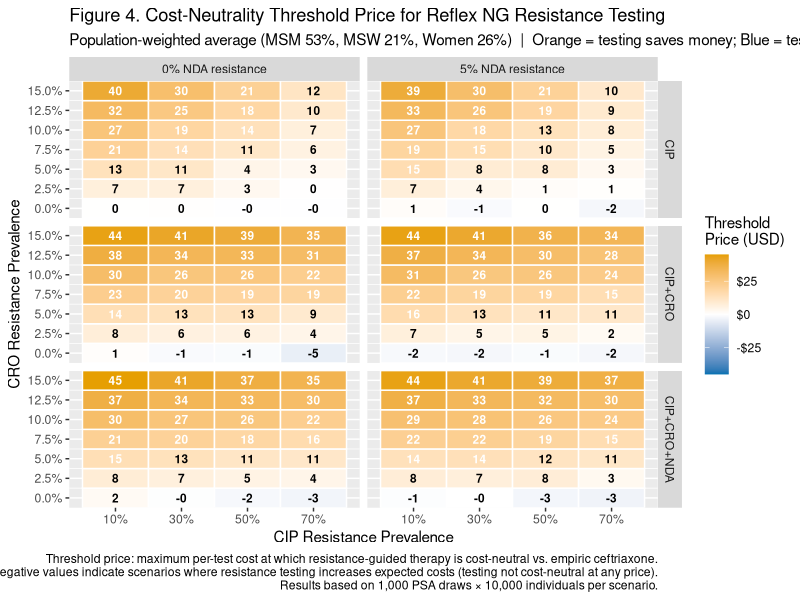

Write the R code that produced this figure.
# ============================================================
# Figure 4: Weighted-average cost-neutrality threshold prices
# Weights: MSM=0.53, MSW=0.21, Women=0.26
# Layout: Strategy (rows) × NDA scenario (columns)
# Color: diverging blue=negative / white=0 / red=positive
# Data source: Figure_4.xlsx (Col E = 0% NDA, Col F = 5% NDA)
# ============================================================

suppressPackageStartupMessages({
  library(tidyverse)
  library(scales)
})

# ---- Hardcoded weighted-average data ----
# All values are population-weighted (MSM=0.53, MSW=0.21, Women=0.26)

df <- tribble(
  ~strategy,       ~nda_label,          ~cip_res, ~cro_res, ~threshold_price,
  
  # ── CIP, 0% NDA ──────────────────────────────────────────
  "CIP","0% NDA resistance", 0.1, 0.000,  0.117,
  "CIP","0% NDA resistance", 0.1, 0.025,  6.924,
  "CIP","0% NDA resistance", 0.1, 0.050, 13.307,
  "CIP","0% NDA resistance", 0.1, 0.075, 20.819,
  "CIP","0% NDA resistance", 0.1, 0.100, 26.700,
  "CIP","0% NDA resistance", 0.1, 0.125, 31.711,
  "CIP","0% NDA resistance", 0.1, 0.150, 39.747,
  "CIP","0% NDA resistance", 0.3, 0.000,  0.403,
  "CIP","0% NDA resistance", 0.3, 0.025,  6.788,
  "CIP","0% NDA resistance", 0.3, 0.050, 11.008,
  "CIP","0% NDA resistance", 0.3, 0.075, 14.242,
  "CIP","0% NDA resistance", 0.3, 0.100, 18.832,
  "CIP","0% NDA resistance", 0.3, 0.125, 25.021,
  "CIP","0% NDA resistance", 0.3, 0.150, 29.504,
  "CIP","0% NDA resistance", 0.5, 0.000, -0.158,
  "CIP","0% NDA resistance", 0.5, 0.025,  2.940,
  "CIP","0% NDA resistance", 0.5, 0.050,  4.347,
  "CIP","0% NDA resistance", 0.5, 0.075, 10.969,
  "CIP","0% NDA resistance", 0.5, 0.100, 13.635,
  "CIP","0% NDA resistance", 0.5, 0.125, 18.114,
  "CIP","0% NDA resistance", 0.5, 0.150, 21.128,
  "CIP","0% NDA resistance", 0.7, 0.000, -0.199,
  "CIP","0% NDA resistance", 0.7, 0.025,  0.239,
  "CIP","0% NDA resistance", 0.7, 0.050,  2.997,
  "CIP","0% NDA resistance", 0.7, 0.075,  5.814,
  "CIP","0% NDA resistance", 0.7, 0.100,  6.841,
  "CIP","0% NDA resistance", 0.7, 0.125,  9.929,
  "CIP","0% NDA resistance", 0.7, 0.150, 11.704,
  
  # ── CIP, 5% NDA ──────────────────────────────────────────
  "CIP","5% NDA resistance", 0.1, 0.000,  1.210,
  "CIP","5% NDA resistance", 0.1, 0.025,  7.292,
  "CIP","5% NDA resistance", 0.1, 0.050, 15.415,
  "CIP","5% NDA resistance", 0.1, 0.075, 19.241,
  "CIP","5% NDA resistance", 0.1, 0.100, 26.560,
  "CIP","5% NDA resistance", 0.1, 0.125, 32.512,
  "CIP","5% NDA resistance", 0.1, 0.150, 38.832,
  "CIP","5% NDA resistance", 0.3, 0.000, -1.339,
  "CIP","5% NDA resistance", 0.3, 0.025,  3.687,
  "CIP","5% NDA resistance", 0.3, 0.050,  8.437,
  "CIP","5% NDA resistance", 0.3, 0.075, 15.110,
  "CIP","5% NDA resistance", 0.3, 0.100, 17.725,
  "CIP","5% NDA resistance", 0.3, 0.125, 26.452,
  "CIP","5% NDA resistance", 0.3, 0.150, 29.973,
  "CIP","5% NDA resistance", 0.5, 0.000,  0.139,
  "CIP","5% NDA resistance", 0.5, 0.025,  1.266,
  "CIP","5% NDA resistance", 0.5, 0.050,  8.487,
  "CIP","5% NDA resistance", 0.5, 0.075, 10.366,
  "CIP","5% NDA resistance", 0.5, 0.100, 13.306,
  "CIP","5% NDA resistance", 0.5, 0.125, 18.863,
  "CIP","5% NDA resistance", 0.5, 0.150, 20.557,
  "CIP","5% NDA resistance", 0.7, 0.000, -2.359,
  "CIP","5% NDA resistance", 0.7, 0.025,  0.521,
  "CIP","5% NDA resistance", 0.7, 0.050,  2.921,
  "CIP","5% NDA resistance", 0.7, 0.075,  5.468,
  "CIP","5% NDA resistance", 0.7, 0.100,  8.158,
  "CIP","5% NDA resistance", 0.7, 0.125,  9.493,
  "CIP","5% NDA resistance", 0.7, 0.150, 10.167,
  
  # ── CIP+CRO, 0% NDA ──────────────────────────────────────
  "CIP+CRO","0% NDA resistance", 0.1, 0.000,  0.877,
  "CIP+CRO","0% NDA resistance", 0.1, 0.025,  7.612,
  "CIP+CRO","0% NDA resistance", 0.1, 0.050, 14.494,
  "CIP+CRO","0% NDA resistance", 0.1, 0.075, 22.697,
  "CIP+CRO","0% NDA resistance", 0.1, 0.100, 30.313,
  "CIP+CRO","0% NDA resistance", 0.1, 0.125, 37.664,
  "CIP+CRO","0% NDA resistance", 0.1, 0.150, 43.754,
  "CIP+CRO","0% NDA resistance", 0.3, 0.000, -1.407,
  "CIP+CRO","0% NDA resistance", 0.3, 0.025,  6.207,
  "CIP+CRO","0% NDA resistance", 0.3, 0.050, 13.297,
  "CIP+CRO","0% NDA resistance", 0.3, 0.075, 20.424,
  "CIP+CRO","0% NDA resistance", 0.3, 0.100, 26.239,
  "CIP+CRO","0% NDA resistance", 0.3, 0.125, 33.691,
  "CIP+CRO","0% NDA resistance", 0.3, 0.150, 41.499,
  "CIP+CRO","0% NDA resistance", 0.5, 0.000, -1.245,
  "CIP+CRO","0% NDA resistance", 0.5, 0.025,  5.790,
  "CIP+CRO","0% NDA resistance", 0.5, 0.050, 12.780,
  "CIP+CRO","0% NDA resistance", 0.5, 0.075, 18.929,
  "CIP+CRO","0% NDA resistance", 0.5, 0.100, 25.618,
  "CIP+CRO","0% NDA resistance", 0.5, 0.125, 33.338,
  "CIP+CRO","0% NDA resistance", 0.5, 0.150, 38.903,
  "CIP+CRO","0% NDA resistance", 0.7, 0.000, -4.901,
  "CIP+CRO","0% NDA resistance", 0.7, 0.025,  4.423,
  "CIP+CRO","0% NDA resistance", 0.7, 0.050,  9.434,
  "CIP+CRO","0% NDA resistance", 0.7, 0.075, 19.146,
  "CIP+CRO","0% NDA resistance", 0.7, 0.100, 22.466,
  "CIP+CRO","0% NDA resistance", 0.7, 0.125, 30.931,
  "CIP+CRO","0% NDA resistance", 0.7, 0.150, 34.573,
  
  # ── CIP+CRO, 5% NDA ──────────────────────────────────────
  "CIP+CRO","5% NDA resistance", 0.1, 0.000, -1.712,
  "CIP+CRO","5% NDA resistance", 0.1, 0.025,  6.914,
  "CIP+CRO","5% NDA resistance", 0.1, 0.050, 15.991,
  "CIP+CRO","5% NDA resistance", 0.1, 0.075, 21.999,
  "CIP+CRO","5% NDA resistance", 0.1, 0.100, 31.240,
  "CIP+CRO","5% NDA resistance", 0.1, 0.125, 36.985,
  "CIP+CRO","5% NDA resistance", 0.1, 0.150, 43.755,
  "CIP+CRO","5% NDA resistance", 0.3, 0.000, -2.331,
  "CIP+CRO","5% NDA resistance", 0.3, 0.025,  4.543,
  "CIP+CRO","5% NDA resistance", 0.3, 0.050, 13.062,
  "CIP+CRO","5% NDA resistance", 0.3, 0.075, 19.326,
  "CIP+CRO","5% NDA resistance", 0.3, 0.100, 25.830,
  "CIP+CRO","5% NDA resistance", 0.3, 0.125, 33.581,
  "CIP+CRO","5% NDA resistance", 0.3, 0.150, 40.509,
  "CIP+CRO","5% NDA resistance", 0.5, 0.000, -1.305,
  "CIP+CRO","5% NDA resistance", 0.5, 0.025,  5.082,
  "CIP+CRO","5% NDA resistance", 0.5, 0.050, 11.006,
  "CIP+CRO","5% NDA resistance", 0.5, 0.075, 18.720,
  "CIP+CRO","5% NDA resistance", 0.5, 0.100, 26.081,
  "CIP+CRO","5% NDA resistance", 0.5, 0.125, 30.304,
  "CIP+CRO","5% NDA resistance", 0.5, 0.150, 35.735,
  "CIP+CRO","5% NDA resistance", 0.7, 0.000, -2.345,
  "CIP+CRO","5% NDA resistance", 0.7, 0.025,  2.315,
  "CIP+CRO","5% NDA resistance", 0.7, 0.050, 10.771,
  "CIP+CRO","5% NDA resistance", 0.7, 0.075, 14.910,
  "CIP+CRO","5% NDA resistance", 0.7, 0.100, 23.588,
  "CIP+CRO","5% NDA resistance", 0.7, 0.125, 27.738,
  "CIP+CRO","5% NDA resistance", 0.7, 0.150, 33.561,
  
  # ── CIP+CRO+NDA, 0% NDA ──────────────────────────────────
  "CIP+CRO+NDA","0% NDA resistance", 0.1, 0.000,  2.264,
  "CIP+CRO+NDA","0% NDA resistance", 0.1, 0.025,  8.143,
  "CIP+CRO+NDA","0% NDA resistance", 0.1, 0.050, 14.593,
  "CIP+CRO+NDA","0% NDA resistance", 0.1, 0.075, 21.381,
  "CIP+CRO+NDA","0% NDA resistance", 0.1, 0.100, 30.048,
  "CIP+CRO+NDA","0% NDA resistance", 0.1, 0.125, 36.967,
  "CIP+CRO+NDA","0% NDA resistance", 0.1, 0.150, 44.895,
  "CIP+CRO+NDA","0% NDA resistance", 0.3, 0.000, -0.402,
  "CIP+CRO+NDA","0% NDA resistance", 0.3, 0.025,  6.791,
  "CIP+CRO+NDA","0% NDA resistance", 0.3, 0.050, 13.267,
  "CIP+CRO+NDA","0% NDA resistance", 0.3, 0.075, 20.459,
  "CIP+CRO+NDA","0% NDA resistance", 0.3, 0.100, 26.766,
  "CIP+CRO+NDA","0% NDA resistance", 0.3, 0.125, 33.701,
  "CIP+CRO+NDA","0% NDA resistance", 0.3, 0.150, 41.396,
  "CIP+CRO+NDA","0% NDA resistance", 0.5, 0.000, -2.039,
  "CIP+CRO+NDA","0% NDA resistance", 0.5, 0.025,  5.425,
  "CIP+CRO+NDA","0% NDA resistance", 0.5, 0.050, 11.325,
  "CIP+CRO+NDA","0% NDA resistance", 0.5, 0.075, 18.168,
  "CIP+CRO+NDA","0% NDA resistance", 0.5, 0.100, 25.865,
  "CIP+CRO+NDA","0% NDA resistance", 0.5, 0.125, 32.558,
  "CIP+CRO+NDA","0% NDA resistance", 0.5, 0.150, 37.485,
  "CIP+CRO+NDA","0% NDA resistance", 0.7, 0.000, -2.987,
  "CIP+CRO+NDA","0% NDA resistance", 0.7, 0.025,  4.368,
  "CIP+CRO+NDA","0% NDA resistance", 0.7, 0.050, 10.688,
  "CIP+CRO+NDA","0% NDA resistance", 0.7, 0.075, 15.881,
  "CIP+CRO+NDA","0% NDA resistance", 0.7, 0.100, 22.174,
  "CIP+CRO+NDA","0% NDA resistance", 0.7, 0.125, 30.337,
  "CIP+CRO+NDA","0% NDA resistance", 0.7, 0.150, 34.742,
  
  # ── CIP+CRO+NDA, 5% NDA ──────────────────────────────────
  "CIP+CRO+NDA","5% NDA resistance", 0.1, 0.000, -0.720,
  "CIP+CRO+NDA","5% NDA resistance", 0.1, 0.025,  7.902,
  "CIP+CRO+NDA","5% NDA resistance", 0.1, 0.050, 13.641,
  "CIP+CRO+NDA","5% NDA resistance", 0.1, 0.075, 21.724,
  "CIP+CRO+NDA","5% NDA resistance", 0.1, 0.100, 28.774,
  "CIP+CRO+NDA","5% NDA resistance", 0.1, 0.125, 36.724,
  "CIP+CRO+NDA","5% NDA resistance", 0.1, 0.150, 43.650,
  "CIP+CRO+NDA","5% NDA resistance", 0.3, 0.000, -0.100,
  "CIP+CRO+NDA","5% NDA resistance", 0.3, 0.025,  7.204,
  "CIP+CRO+NDA","5% NDA resistance", 0.3, 0.050, 13.959,
  "CIP+CRO+NDA","5% NDA resistance", 0.3, 0.075, 22.035,
  "CIP+CRO+NDA","5% NDA resistance", 0.3, 0.100, 27.667,
  "CIP+CRO+NDA","5% NDA resistance", 0.3, 0.125, 33.233,
  "CIP+CRO+NDA","5% NDA resistance", 0.3, 0.150, 40.763,
  "CIP+CRO+NDA","5% NDA resistance", 0.5, 0.000, -2.589,
  "CIP+CRO+NDA","5% NDA resistance", 0.5, 0.025,  8.019,
  "CIP+CRO+NDA","5% NDA resistance", 0.5, 0.050, 12.207,
  "CIP+CRO+NDA","5% NDA resistance", 0.5, 0.075, 19.244,
  "CIP+CRO+NDA","5% NDA resistance", 0.5, 0.100, 25.589,
  "CIP+CRO+NDA","5% NDA resistance", 0.5, 0.125, 31.903,
  "CIP+CRO+NDA","5% NDA resistance", 0.5, 0.150, 38.773,
  "CIP+CRO+NDA","5% NDA resistance", 0.7, 0.000, -3.431,
  "CIP+CRO+NDA","5% NDA resistance", 0.7, 0.025,  2.897,
  "CIP+CRO+NDA","5% NDA resistance", 0.7, 0.050, 10.869,
  "CIP+CRO+NDA","5% NDA resistance", 0.7, 0.075, 15.270,
  "CIP+CRO+NDA","5% NDA resistance", 0.7, 0.100, 24.004,
  "CIP+CRO+NDA","5% NDA resistance", 0.7, 0.125, 29.951,
  "CIP+CRO+NDA","5% NDA resistance", 0.7, 0.150, 36.686
) %>%
  mutate(
    Strategy  = factor(strategy,  levels = c("CIP", "CIP+CRO", "CIP+CRO+NDA")),
    NDA_label = factor(nda_label, levels = c("0% NDA resistance", "5% NDA resistance")),
    label     = sprintf("%.0f", threshold_price)
  )

# ---- Axis breaks ----
x_breaks <- c(0.1, 0.3, 0.5, 0.7)
y_breaks <- c(0, 0.025, 0.05, 0.075, 0.10, 0.125, 0.15)

# ---- Shared diverging color scale ----
# Fixed to match original figure (lim_abs = 45)
lim_abs <- 45

# ---- Plot ----
p <- ggplot(df, aes(x = cip_res, y = cro_res, fill = threshold_price)) +
  geom_tile(color = "white", linewidth = 0.5) +
  geom_text(
    aes(label = label,
        color  = abs(threshold_price) < lim_abs * 0.3),
    size = 3, fontface = "bold"
  ) +
  scale_color_manual(values = c("TRUE" = "black", "FALSE" = "white"), guide = "none") +
  scale_fill_gradient2(
    low      = "#0072B2",   # Okabe-Ito blue  (negative = testing adds cost)
    mid      = "white",
    high     = "#E69F00",   # Okabe-Ito orange (positive = testing saves money)
    midpoint = 0,
    limits   = c(-lim_abs, lim_abs),
    oob      = scales::squish,
    name     = "Threshold\nPrice (USD)",
    labels   = scales::dollar_format(accuracy = 1)
  ) +
  scale_x_continuous(
    "CIP Resistance Prevalence",
    breaks = x_breaks, labels = scales::percent_format(accuracy = 1)
  ) +
  scale_y_continuous(
    "CRO Resistance Prevalence",
    breaks = y_breaks, labels = scales::percent_format(accuracy = 0.1),
    expand = c(0, 0)
  ) +
  facet_grid(Strategy ~ NDA_label) +
  labs(
    title    = "Figure 4. Cost-Neutrality Threshold Price for Reflex NG Resistance Testing",
    subtitle = "Population-weighted average (MSM 53%, MSW 21%, Women 26%)  |  Orange = testing saves money; Blue = testing adds cost",
    caption  = paste0(
      "Threshold price: maximum per-test cost at which resistance-guided therapy is cost-neutral vs. empiric ceftriaxone.\n",
      "Negative values indicate scenarios where resistance testing increases expected costs (testing not cost-neutral at any price).\n",
      "Results based on 1,000 PSA draws \u00d7 10,000 individuals per scenario."
    )
  ) 
  theme_minimal(base_size = 12) +
  theme(
    panel.grid     = element_blank(),
    axis.text      = element_text(color = "black", size = 9),
    axis.text.x    = element_text(angle = 45, hjust = 1),
    plot.title     = element_text(face = "bold", hjust = 0.5, size = 13),
    plot.subtitle  = element_text(hjust = 0.5, size = 10, color = "grey30"),
    plot.caption   = element_text(hjust = 0, size = 8, color = "grey50", lineheight = 1.3),
    strip.text     = element_text(face = "bold", size = 11),
    legend.position     = "right",
    legend.title        = element_text(size = 10),
    legend.key.height   = unit(1.5, "cm")
  )

ggsave("Figure4_weighted_threshold_heatmap.png", p, width = 11, height = 9, dpi = 300)
cat("Saved: Figure4_weighted_threshold_heatmap.png\n")
cat(sprintf("Color scale: -$%.0f to +$%.0f (diverging, centered at 0)\n", lim_abs, lim_abs))
cat("Weights applied: MSM=0.53, MSW=0.21, Women=0.26\n")
